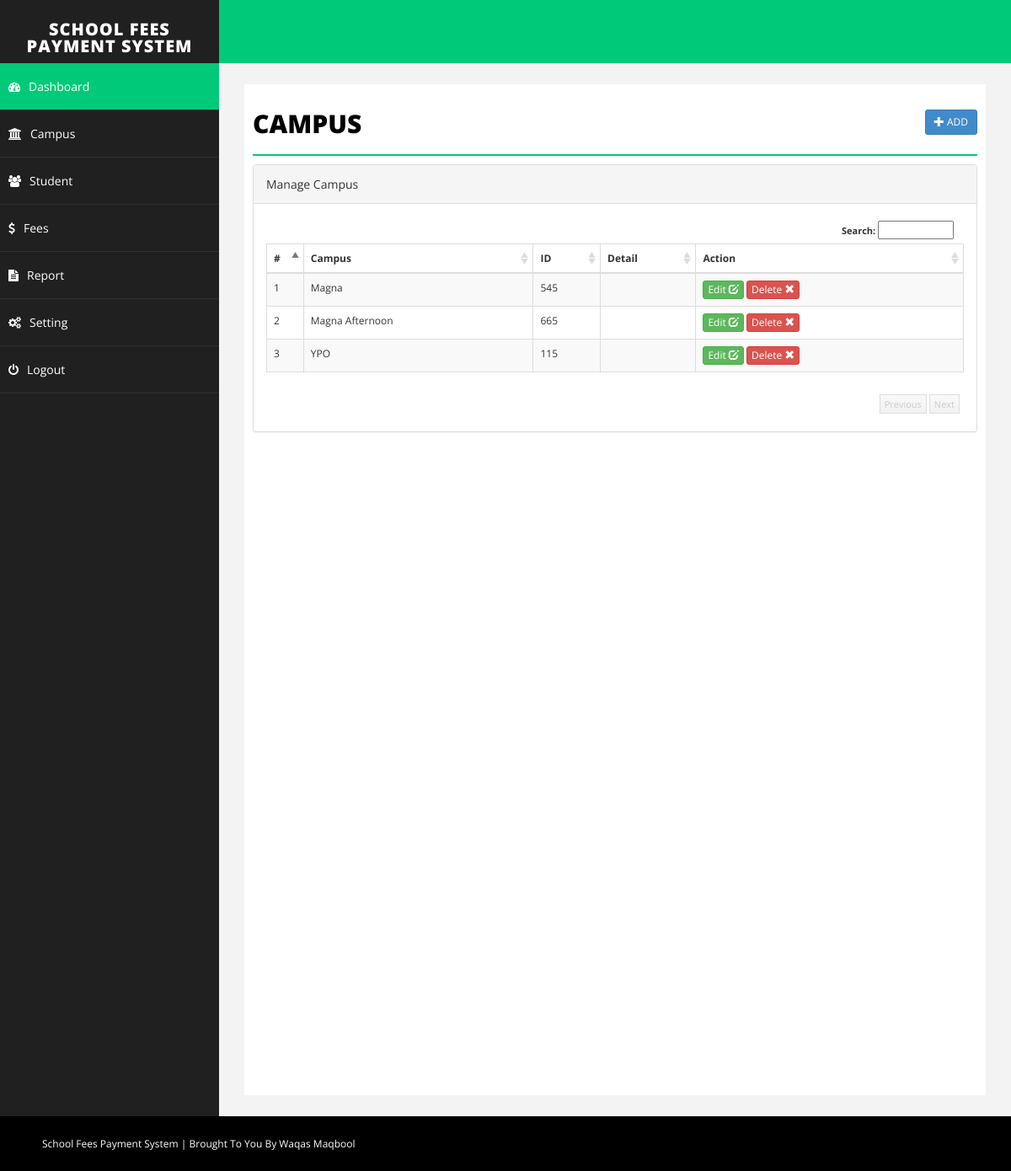
/branch.php (signed in), run on the app's committed database.
### tables this page shows
CREATE TABLE `branch` (
  `id` int(255) NOT NULL AUTO_INCREMENT,
  `branch` varchar(255) NOT NULL,
  `address` text NOT NULL,
  `detail` text NOT NULL,
  `delete_status` enum('0','1') NOT NULL DEFAULT '0',
  PRIMARY KEY (`id`)
);

### branch.php (the view, shortened to what this page needs)
<?php
include("php/dbconnect.php");
$branch='';
$address='';
$detail = '';
$id= '';
$action = "add";
?>
<!DOCTYPE html>
<html xmlns="http://www.w3.org/1999/xhtml">
<head>
    <link href="css/bootstrap.css" rel="stylesheet" />
    <link href="css/font-awesome.css" rel="stylesheet" />
    <link href="css/basic.css" rel="stylesheet" />
    <link href="css/custom.css" rel="stylesheet" />
</head>
<?php
include("php/header.php");
?>
        <div id="page-wrapper">
            <div id="page-inner">
                <div class="row">
                    <div class="col-md-12">
                        <h1 class="page-head-line">Campus
						<?php
						echo (isset($_GET['action']) && @$_GET['action']=="add" || @$_GET['action']=="edit")?
						' <a href="branch.php" class="btn btn-primary btn-sm pull-right">Back <i class="glyphicon glyphicon-arrow-right"></i></a>':'<a href="branch.php?action=add" class="btn btn-primary btn-sm pull-right"><i class="glyphicon glyphicon-plus"></i> Add </a>';
						?>
						</h1>
                    </div>
                </div>
        <?php
		 if(isset($_GET['action']) && @$_GET['action']=="add" || @$_GET['action']=="edit")
		 {
		?>
			<script type="text/javascript" src="js/validation/jquery.validate.min.js"></script>
                <div class="row">
                    <div class="col-sm-8 col-sm-offset-2">
               <div class="panel panel-primary">
                        <div class="panel-heading">
                           <?php echo ($action=="add")? "Add Branch": "Edit Branch"; ?>
                        </div>
						<form action="branch.php" method="post" id="signupForm1" class="form-horizontal">
                        <div class="panel-body">
						<div class="form-group">
								<label class="col-sm-2 control-label" for="Old">Campus </label>
								<div class="col-sm-10">
									<input type="text" class="form-control" id="branch" name="branch" value="<?php echo $branch;?>"  />
								</div>
							</div>
							<div class="form-group">
								<label class="col-sm-2 control-label" for="Password"> ID  </label>
								<div class="col-sm-10">
	                        <textarea class="form-control" id="address" name="address"><?php echo $address;?></textarea >
								</div>
							</div>
							<div class="form-group">
								<label class="col-sm-2 control-label" for="Confirm"> Detail</label>
								<div class="col-sm-10">
									    <textarea class="form-control" name="detail" id="detail"><?php echo $detail;?></textarea >
								</div>
							</div>
						<div class="form-group">
								<div class="col-sm-8 col-sm-offset-2">
								<input type="hidden" name="id" value="<?php echo $id;?>">
								<input type="hidden" name="action" value="<?php echo $action;?>">
									<button type="submit" name="save" class="btn btn-primary">Save </button>
								</div>
							</div>
                         </div>
							</form>
                        </div>
                            </div>
                </div>
		<script type="text/javascript">
		$( document ).ready( function () {
			 if($("#signupForm1").length > 0)
         {
			$( "#signupForm1" ).validate( {
				rules: {
					branch: "required",
					address: "required"
				},
				messages: {
					branch: "Please enter Campus name",
					address: "Please enter ID"
				},
				errorElement: "em",
				errorPlacement: function ( error, element ) {
					// Add the `help-block` class to the error element
					error.addClass( "help-block" );
					// Add `has-feedback` class to the parent div.form-group
					// in order to add icons to inputs
					element.parents( ".col-sm-10" ).addClass( "has-feedback" );
					if ( element.prop( "type" ) === "checkbox" ) {
						error.insertAfter( element.parent( "label" ) );
					} else {
						error.insertAfter( element );
					}
					// Add the span element, if doesn't exists, and apply the icon classes to it.
					if ( !element.next( "span" )[ 0 ] ) {
						$( "<span class='glyphicon glyphicon-remove form-control-feedback'></span>" ).insertAfter( element );
					}
				},
				success: function ( label, element ) {
					// Add the span element, if doesn't exists, and apply the icon classes to it.
					if ( !$( element ).next( "span" )[ 0 ] ) {
						$( "<span class='glyphicon glyphicon-ok form-control-feedback'></span>" ).insertAfter( $( element ) );
					}
				},
				highlight: function ( element, errorClass, validClass ) {
					$( element ).parents( ".col-sm-10" ).addClass( "has-error" ).removeClass( "has-success" );
					$( element ).next( "span" ).addClass( "glyphicon-remove" ).removeClass( "glyphicon-ok" );
				},
				unhighlight: function ( element, errorClass, validClass ) {
					$( element ).parents( ".col-sm-10" ).addClass( "has-success" ).removeClass( "has-error" );
					$( element ).next( "span" ).addClass( "glyphicon-ok" ).removeClass( "glyphicon-remove" );
				}
			} );
			}
		} );
	</script>
		<?php
		}else{
		?>
		 <link href="css/datatable/datatable.css" rel="stylesheet" />
		<div class="panel panel-default">
                        <div class="panel-heading">
                            Manage Campus
                        </div>
                        <div class="panel-body">
                             <div class="table-sorting table-responsive">
                                <table class="table table-striped table-bordered table-hover" id="tSortable22">
                                    <thead>
                                        <tr>
                                            <th>#</th>
                                            <th>Campus</th>
                                            <th>ID</th>
                                            <th>Detail</th>
											<th>Action</th>
                                        </tr>
                                    </thead>
                                    <tbody>
									<?php
									$sql = "select * from branch where delete_status='0'";
									$q = $conn->query($sql);
									$i=1;
									while($r = $q->fetch_assoc())
									{
									echo '<tr>
                                            <td>'.$i.'</td>
                                            <td>'.$r['branch'].'</td>
                                            <td>'.$r['address'].'</td>
                                            <td>'.$r['detail'].'</td>
											<td>
											<a href="branch.php?action=edit&id='.$r['id'].'" class="btn btn-success btn-xs">Edit <span class="glyphicon glyphicon-edit"></span></a>
											<a onclick="return confirm(\'Are you sure you want to delete this record\');" href="branch.php?action=delete&id='.$r['id'].'" class="btn btn-danger btn-xs">Delete <span class="glyphicon glyphicon-remove"></span></a> </td>
                                        </tr>';
										$i++;
									}
									?>
                                    </tbody>
                                </table>
                            </div>
                        </div>
                    </div>
		<?php
		}
		?>
            </div>
        </div>
    </div>
    <div id="footer-sec">
	School Fees Payment System | Brought To You By Waqas Maqbool
    </div>
</body>
</html>

### css/basic.css (style rules this page uses)
body { font-family: 'Open Sans', sans-serif; line-height:25px; }
#page-wrapper { padding: 15px 15px; min-height: 600px; background: #F3F3F3; }
#page-inner { width: 100%; margin: 10px 20px 10px 0px; background-color: #fff!important; padding: 10px; min-height: 1200px; }
.page-head-line { font-size: 30px; text-transform: uppercase; color: #000; font-weight: 800; padding-bottom: 20px; border-bottom: 2px solid #00CA79; margin-bottom: 10px; }
#footer-sec { background-color:#000; padding:20px 50px; color:#fff; font-size:12px; }
@media (min-width:768px) { #page-wrapper { margin: 0 0 0 260px; padding: 15px 30px; min-height: 1200px; } }

### css/datatable/datatable.css (style rules this page uses)
.dataTable { float: left; }
.table-sorting { padding: 0px; position: relative; font-size: 12px; background-color: #FFF; }
.table-sorting .table { border-top: 1px solid #DDD; border-bottom: 1px solid #DDD; }
.table-sorting .sorting_asc { background: url('../../img/datatable/sort_asc.png') no-repeat center right; cursor: pointer; }
.table-sorting .sorting { background: url('../../img/datatable/sort_both.png') no-repeat center right; cursor: pointer; }

### data on the page
branch: branch "Magna", address "545"
branch: branch "Magna Afternoon", address "665"
branch: branch "YPO", address "115"
